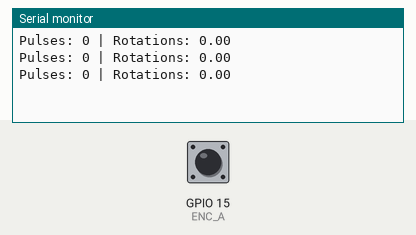
Recording of a sketch running on a simulated ESP32. On the bench: the last lines printed to the serial monitor. The inputs (shaded band) are chosen by the test bench; at power-on: GPIO 15 (ENC_A) HIGH.

Above: at 1.2 s.
1.3 s: GPIO 15 (ENC_A) pulled LOW for 0.15 s
At 1.9 s:
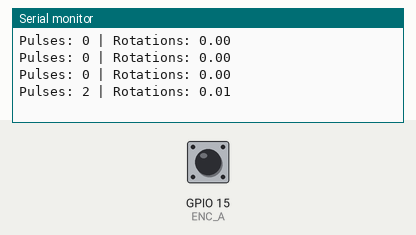
2.9 s: GPIO 15 (ENC_A) pulled LOW for 1 s
At 3.3 s:
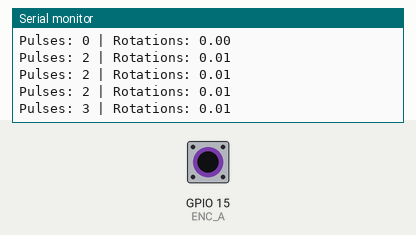
5.4 s: GPIO 15 (ENC_A) pulled LOW for 0.15 s
At 5.9 s:
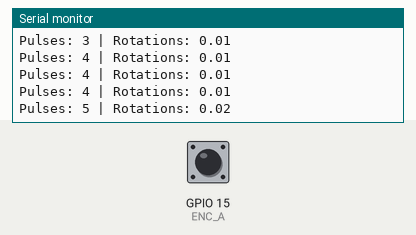
Timing chart, 0 to 8.4 s (numbered marks = the images above; inputs shaded):
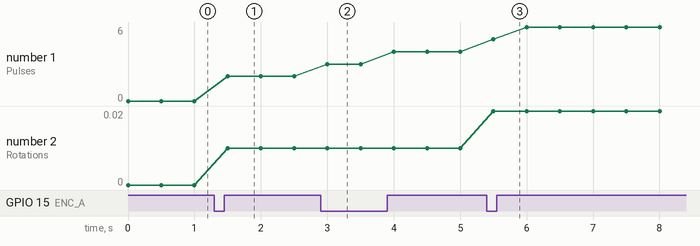

Measured:
- after the input at 1.3 s, the serial monitor: prints a new line after 0.20 s (image 1)
- after the input at 2.9 s, the serial monitor: prints a new line after 0.10 s (image 2)
- after the input at 5.4 s, the serial monitor: prints a new line after 0.10 s (image 3)
- plotted number 1: 0 → 2 after the input at 1.3 s, 2 → 4 after the input at 2.9 s, 4 → 6 after the input at 5.4 s
- plotted number 2: 0 → 0.01 after the input at 1.3 s, 0.01 → 0.02 after the input at 5.4 s

The sketch:

esp32_encoder_rotation_count.ino
```cpp
#define ENC_A 15  // Encoder Channel A
#define PULSES_PER_REV 280  // New corrected value

volatile long encoderValue = 0;
unsigned long lastPulseTime = 0;
const int debounceTime = 500; // Microseconds debounce

void IRAM_ATTR updateEncoder() {
  unsigned long currentTime = micros();
  if (currentTime - lastPulseTime > debounceTime) {
    encoderValue++;
    lastPulseTime = currentTime;
  }
}

void setup() {
  Serial.begin(115200);
  pinMode(ENC_A, INPUT_PULLUP);
  attachInterrupt(digitalPinToInterrupt(ENC_A), updateEncoder, CHANGE);
}

void loop() {
  float rotations = (float)encoderValue / PULSES_PER_REV;

  Serial.print("Pulses: ");
  Serial.print(encoderValue);
  Serial.print(" | Rotations: ");
  Serial.println(rotations);

  delay(500);
}
```
